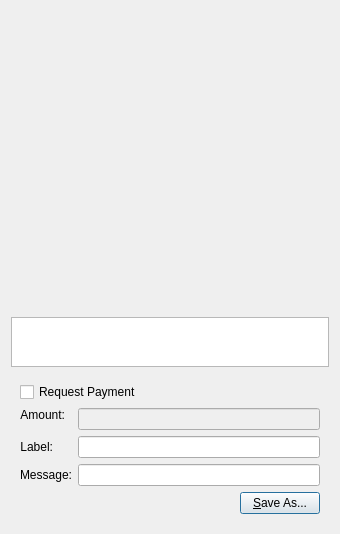
<?xml version="1.0" encoding="UTF-8"?>
<ui version="4.0">
 <class>QRCodeDialog</class>
 <widget class="QDialog" name="QRCodeDialog">
  <property name="geometry">
   <rect>
    <x>0</x>
    <y>0</y>
    <width>340</width>
    <height>530</height>
   </rect>
  </property>
  <property name="windowTitle">
   <string>QR Code Dialog</string>
  </property>
  <property name="styleSheet">
   <string notr="true">color: rgb(0, 0, 0)
</string>
  </property>
  <layout class="QVBoxLayout" name="verticalLayout_3">
   <item>
    <widget class="QLabel" name="lblQRCode">
     <property name="sizePolicy">
      <sizepolicy hsizetype="Expanding" vsizetype="Expanding">
       <horstretch>0</horstretch>
       <verstretch>0</verstretch>
      </sizepolicy>
     </property>
     <property name="minimumSize">
      <size>
       <width>300</width>
       <height>300</height>
      </size>
     </property>
     <property name="textFormat">
      <enum>Qt::PlainText</enum>
     </property>
     <property name="alignment">
      <set>Qt::AlignCenter</set>
     </property>
     <property name="wordWrap">
      <bool>true</bool>
     </property>
    </widget>
   </item>
   <item>
    <widget class="QPlainTextEdit" name="outUri">
     <property name="sizePolicy">
      <sizepolicy hsizetype="Expanding" vsizetype="Minimum">
       <horstretch>0</horstretch>
       <verstretch>0</verstretch>
      </sizepolicy>
     </property>
     <property name="minimumSize">
      <size>
       <width>0</width>
       <height>50</height>
      </size>
     </property>
     <property name="tabChangesFocus">
      <bool>true</bool>
     </property>
     <property name="textInteractionFlags">
      <set>Qt::TextSelectableByKeyboard|Qt::TextSelectableByMouse</set>
     </property>
    </widget>
   </item>
   <item>
    <widget class="QWidget" name="widget" native="true">
     <layout class="QVBoxLayout" name="verticalLayout_2">
      <item>
       <widget class="QCheckBox" name="chkReqPayment">
        <property name="enabled">
         <bool>true</bool>
        </property>
        <property name="text">
         <string>Request Payment</string>
        </property>
       </widget>
      </item>
      <item>
       <layout class="QFormLayout" name="formLayout">
        <property name="fieldGrowthPolicy">
         <enum>QFormLayout::AllNonFixedFieldsGrow</enum>
        </property>
        <item row="1" column="0">
         <widget class="QLabel" name="lblLabel">
          <property name="text">
           <string>Label:</string>
          </property>
          <property name="textFormat">
           <enum>Qt::PlainText</enum>
          </property>
          <property name="alignment">
           <set>Qt::AlignRight|Qt::AlignTrailing|Qt::AlignVCenter</set>
          </property>
          <property name="buddy">
           <cstring>lnLabel</cstring>
          </property>
         </widget>
        </item>
        <item row="1" column="1">
         <widget class="QLineEdit" name="lnLabel"/>
        </item>
        <item row="2" column="0">
         <widget class="QLabel" name="lblMessage">
          <property name="text">
           <string>Message:</string>
          </property>
          <property name="textFormat">
           <enum>Qt::PlainText</enum>
          </property>
          <property name="alignment">
           <set>Qt::AlignRight|Qt::AlignTrailing|Qt::AlignVCenter</set>
          </property>
          <property name="buddy">
           <cstring>lnMessage</cstring>
          </property>
         </widget>
        </item>
        <item row="2" column="1">
         <widget class="QLineEdit" name="lnMessage"/>
        </item>
        <item row="0" column="0">
         <widget class="QLabel" name="lblAmount">
          <property name="sizePolicy">
           <sizepolicy hsizetype="Preferred" vsizetype="Maximum">
            <horstretch>0</horstretch>
            <verstretch>0</verstretch>
           </sizepolicy>
          </property>
          <property name="text">
           <string>Amount:</string>
          </property>
          <property name="textFormat">
           <enum>Qt::PlainText</enum>
          </property>
          <property name="alignment">
           <set>Qt::AlignRight|Qt::AlignTrailing|Qt::AlignVCenter</set>
          </property>
          <property name="buddy">
           <cstring>lnReqAmount</cstring>
          </property>
         </widget>
        </item>
        <item row="0" column="1">
         <widget class="BitcoinAmountField" name="lnReqAmount">
          <property name="enabled">
           <bool>false</bool>
          </property>
          <property name="minimumSize">
           <size>
            <width>80</width>
            <height>0</height>
           </size>
          </property>
         </widget>
        </item>
       </layout>
      </item>
      <item>
       <layout class="QHBoxLayout" name="horizontalLayout">
        <item>
         <spacer name="horizontalSpacer">
          <property name="orientation">
           <enum>Qt::Horizontal</enum>
          </property>
          <property name="sizeHint" stdset="0">
           <size>
            <width>40</width>
            <height>20</height>
           </size>
          </property>
         </spacer>
        </item>
        <item>
         <widget class="QPushButton" name="btnSaveAs">
          <property name="text">
           <string>&amp;Save As...</string>
          </property>
         </widget>
        </item>
       </layout>
      </item>
     </layout>
    </widget>
   </item>
  </layout>
 </widget>
 <customwidgets>
  <customwidget>
   <class>BitcoinAmountField</class>
   <extends>QLineEdit</extends>
   <header>bitcoinamountfield.h</header>
   <container>1</container>
  </customwidget>
 </customwidgets>
 <resources/>
 <connections>
  <connection>
   <sender>chkReqPayment</sender>
   <signal>clicked(bool)</signal>
   <receiver>lnReqAmount</receiver>
   <slot>setEnabled(bool)</slot>
   <hints>
    <hint type="sourcelabel">
     <x>92</x>
     <y>285</y>
    </hint>
    <hint type="destinationlabel">
     <x>98</x>
     <y>311</y>
    </hint>
   </hints>
  </connection>
 </connections>
</ui>
